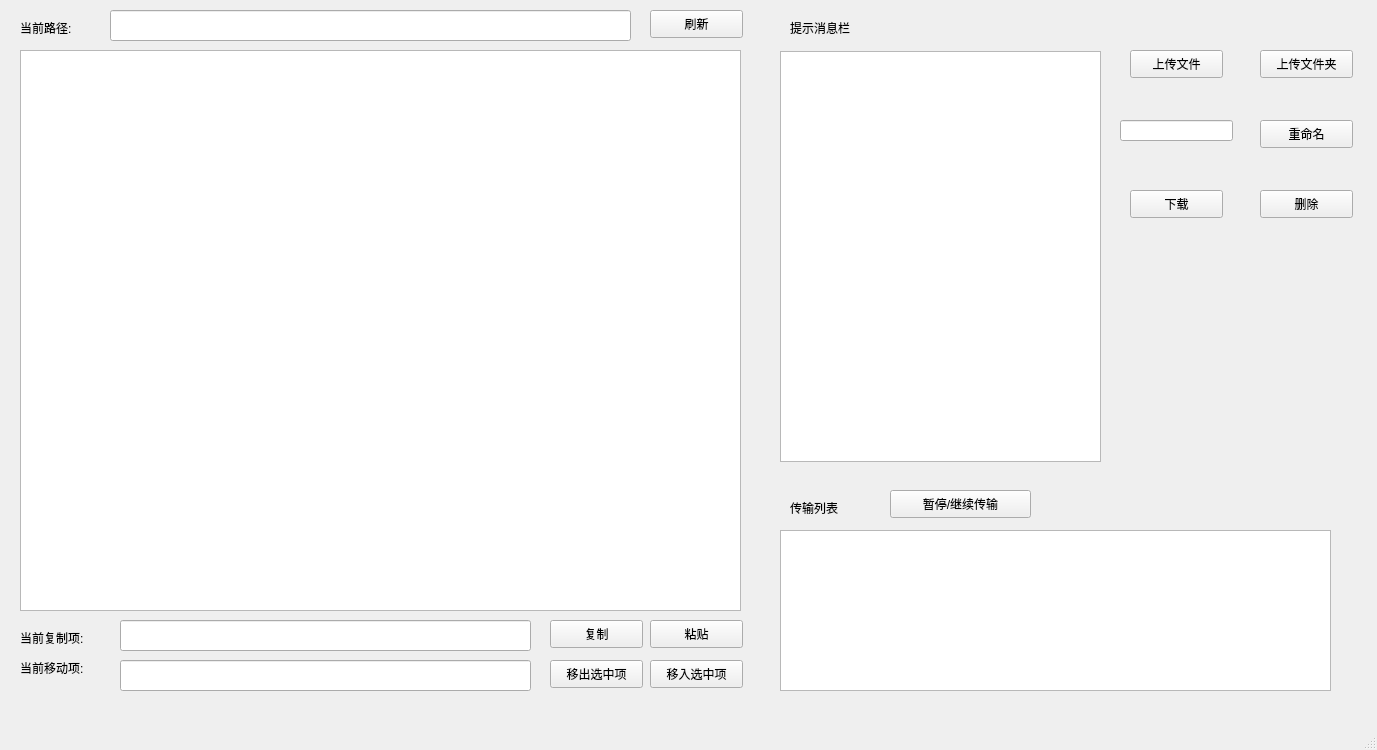
<?xml version="1.0" encoding="UTF-8"?>
<ui version="4.0">
 <class>MainWindow</class>
 <widget class="QMainWindow" name="MainWindow">
  <property name="geometry">
   <rect>
    <x>0</x>
    <y>0</y>
    <width>1377</width>
    <height>750</height>
   </rect>
  </property>
  <property name="windowTitle">
   <string>MainWindow</string>
  </property>
  <widget class="QWidget" name="centralwidget">
   <widget class="QPushButton" name="pushButton">
    <property name="geometry">
     <rect>
      <x>1130</x>
      <y>50</y>
      <width>93</width>
      <height>28</height>
     </rect>
    </property>
    <property name="text">
     <string>上传文件</string>
    </property>
   </widget>
   <widget class="QPushButton" name="pushButton_2">
    <property name="geometry">
     <rect>
      <x>1130</x>
      <y>190</y>
      <width>93</width>
      <height>28</height>
     </rect>
    </property>
    <property name="text">
     <string>下载</string>
    </property>
   </widget>
   <widget class="QPushButton" name="pushButton_3">
    <property name="geometry">
     <rect>
      <x>1260</x>
      <y>120</y>
      <width>93</width>
      <height>28</height>
     </rect>
    </property>
    <property name="text">
     <string>重命名</string>
    </property>
   </widget>
   <widget class="QPushButton" name="pushButton_4">
    <property name="geometry">
     <rect>
      <x>550</x>
      <y>620</y>
      <width>93</width>
      <height>28</height>
     </rect>
    </property>
    <property name="text">
     <string>复制</string>
    </property>
   </widget>
   <widget class="QPushButton" name="pushButton_5">
    <property name="geometry">
     <rect>
      <x>650</x>
      <y>620</y>
      <width>93</width>
      <height>28</height>
     </rect>
    </property>
    <property name="text">
     <string>粘贴</string>
    </property>
   </widget>
   <widget class="QPushButton" name="pushButton_6">
    <property name="geometry">
     <rect>
      <x>550</x>
      <y>660</y>
      <width>93</width>
      <height>28</height>
     </rect>
    </property>
    <property name="text">
     <string>移出选中项</string>
    </property>
   </widget>
   <widget class="QPushButton" name="pushButton_7">
    <property name="geometry">
     <rect>
      <x>650</x>
      <y>660</y>
      <width>93</width>
      <height>28</height>
     </rect>
    </property>
    <property name="text">
     <string>移入选中项</string>
    </property>
   </widget>
   <widget class="QPushButton" name="pushButton_8">
    <property name="geometry">
     <rect>
      <x>1260</x>
      <y>190</y>
      <width>93</width>
      <height>28</height>
     </rect>
    </property>
    <property name="text">
     <string>删除</string>
    </property>
   </widget>
   <widget class="QLineEdit" name="lineEdit">
    <property name="geometry">
     <rect>
      <x>1120</x>
      <y>120</y>
      <width>113</width>
      <height>21</height>
     </rect>
    </property>
   </widget>
   <widget class="QTextBrowser" name="textBrowser">
    <property name="geometry">
     <rect>
      <x>780</x>
      <y>51</y>
      <width>321</width>
      <height>411</height>
     </rect>
    </property>
   </widget>
   <widget class="QPushButton" name="pushButton_9">
    <property name="geometry">
     <rect>
      <x>650</x>
      <y>10</y>
      <width>93</width>
      <height>28</height>
     </rect>
    </property>
    <property name="text">
     <string>刷新</string>
    </property>
   </widget>
   <widget class="QTableView" name="tableView">
    <property name="geometry">
     <rect>
      <x>20</x>
      <y>50</y>
      <width>721</width>
      <height>561</height>
     </rect>
    </property>
   </widget>
   <widget class="QLabel" name="label">
    <property name="geometry">
     <rect>
      <x>20</x>
      <y>630</y>
      <width>131</width>
      <height>16</height>
     </rect>
    </property>
    <property name="text">
     <string>当前复制项:</string>
    </property>
   </widget>
   <widget class="QLabel" name="label_2">
    <property name="geometry">
     <rect>
      <x>20</x>
      <y>660</y>
      <width>121</width>
      <height>16</height>
     </rect>
    </property>
    <property name="text">
     <string>当前移动项:</string>
    </property>
   </widget>
   <widget class="QLabel" name="label_3">
    <property name="geometry">
     <rect>
      <x>20</x>
      <y>20</y>
      <width>72</width>
      <height>15</height>
     </rect>
    </property>
    <property name="text">
     <string>当前路径:</string>
    </property>
   </widget>
   <widget class="QPushButton" name="pushButton_10">
    <property name="geometry">
     <rect>
      <x>890</x>
      <y>490</y>
      <width>141</width>
      <height>28</height>
     </rect>
    </property>
    <property name="text">
     <string>暂停/继续传输</string>
    </property>
   </widget>
   <widget class="QTableView" name="tableView_2">
    <property name="geometry">
     <rect>
      <x>780</x>
      <y>530</y>
      <width>551</width>
      <height>161</height>
     </rect>
    </property>
   </widget>
   <widget class="QLabel" name="label_4">
    <property name="geometry">
     <rect>
      <x>790</x>
      <y>500</y>
      <width>72</width>
      <height>15</height>
     </rect>
    </property>
    <property name="text">
     <string>传输列表</string>
    </property>
   </widget>
   <widget class="QLabel" name="label_5">
    <property name="geometry">
     <rect>
      <x>790</x>
      <y>20</y>
      <width>91</width>
      <height>16</height>
     </rect>
    </property>
    <property name="text">
     <string>提示消息栏</string>
    </property>
   </widget>
   <widget class="QLineEdit" name="lineEdit_2">
    <property name="geometry">
     <rect>
      <x>110</x>
      <y>10</y>
      <width>521</width>
      <height>31</height>
     </rect>
    </property>
   </widget>
   <widget class="QPushButton" name="pushButton_11">
    <property name="geometry">
     <rect>
      <x>1260</x>
      <y>50</y>
      <width>93</width>
      <height>28</height>
     </rect>
    </property>
    <property name="text">
     <string>上传文件夹</string>
    </property>
   </widget>
   <widget class="QLineEdit" name="lineEdit_3">
    <property name="geometry">
     <rect>
      <x>120</x>
      <y>620</y>
      <width>411</width>
      <height>31</height>
     </rect>
    </property>
   </widget>
   <widget class="QLineEdit" name="lineEdit_4">
    <property name="geometry">
     <rect>
      <x>120</x>
      <y>660</y>
      <width>411</width>
      <height>31</height>
     </rect>
    </property>
   </widget>
  </widget>
  <widget class="QMenuBar" name="menubar">
   <property name="geometry">
    <rect>
     <x>0</x>
     <y>0</y>
     <width>1377</width>
     <height>26</height>
    </rect>
   </property>
  </widget>
  <widget class="QStatusBar" name="statusbar"/>
 </widget>
 <resources/>
 <connections/>
</ui>
